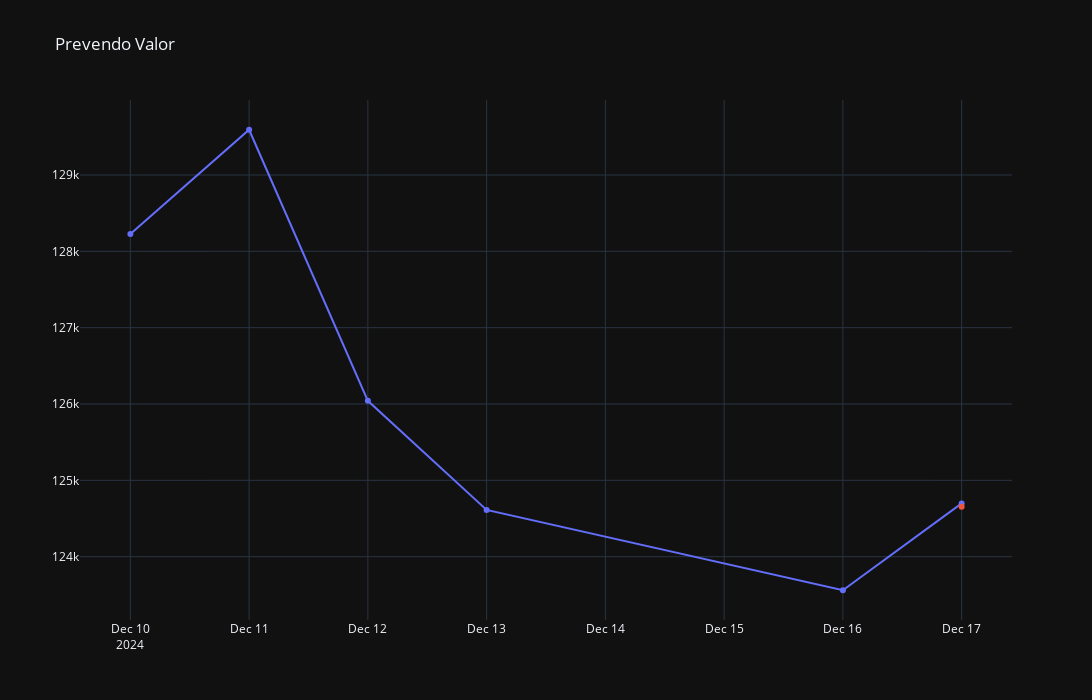

Notebook source saved alongside this figure:
### Code cell
def main():
    # Definir parâmetros
    previsao_dias = 45

    # Preparar dados de treino e teste
    treino, teste, df_treino_mms, x_treino, y_treino, normalize = prepare_data(df, previsao_dias)
    
    # Construir o modelo LSTM
    modelo = build_lstm_model(input_shape=(x_treino.shape[1], 1), unit=50, drop=0.3)
    
    # Treinar o modelo
    modelo = train_lstm_model(modelo, x_treino, y_treino, epoch=25)
    
    # Preparar dados de teste
    x_teste2 = prepare_test_data(df, treino, teste, previsao_dias, normalize)
    
    # Gerar previsões e calcular o MAPE
    y_real = teste['y'].values  # Valores reais para o cálculo do MAPE
    previsoes = generate_forecast(modelo, x_teste2, normalize, y_real)
    
    # Gerar o gráfico com os dados históricos e previsões
    generate_plot(df, previsoes, start_date='2024-12-10', forecast_start='2024-12-17')

# Chamar a função main para executar o script
if __name__ == "__main__":
    main()

### Figure 1 — Plotly figure (JSON) as saved in the notebook; plotly's stock layout.template omitted (floating-point values rounded to 4 significant figures)
{"data": [{"type": "scatter", "x": ["2024-12-10T00:00:00.000000000", "2024-12-11T00:00:00.000000000", "2024-12-12T00:00:00.000000000", "2024-12-13T00:00:00.000000000", "2024-12-16T00:00:00.000000000", "2024-12-17T00:00:00.000000000"], "xaxis": "x", "y": [128228, 129593, 126042, 124612, 123560, 124700.0], "yaxis": "y"}, {"type": "scatter", "x": ["2024-12-17T00:00:00"], "xaxis": "x", "y": [124700.0], "yaxis": "y"}], "layout": {"height": 700, "showlegend": false, "title": {"text": "Prevendo Valor"}, "width": 1500, "xaxis": {"anchor": "y", "domain": [0, 1]}, "yaxis": {"anchor": "x", "domain": [0, 1]}}}
